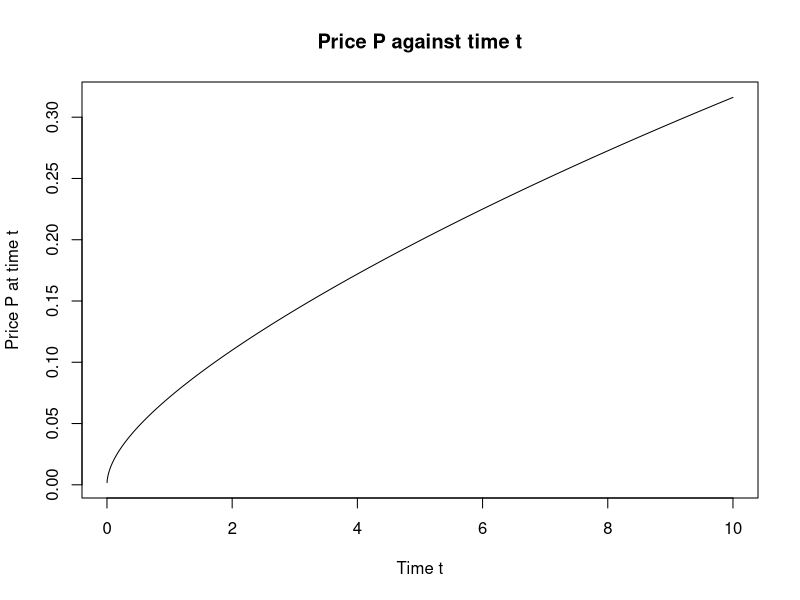

The R source for this figure:
## ---- chunk 1
S0=1 
sigma=sqrt(0.02)
rho=0.03
c=1
t=seq(0, 10, by=0.001)

#Define our formula for the price
P=S0*pnorm((log(S0/c)+(rho+(sigma^2)/2)*t)/(sigma*sqrt(t)))-(c*exp(-rho*t))*pnorm((log(S0/c)+(rho-(sigma^2)/2)*t)/(sigma*sqrt(t)))
plot(t[-1], P[-1],  type="l",xlab="Time t", ylab="Price P at time t", main="Price P against time t")
